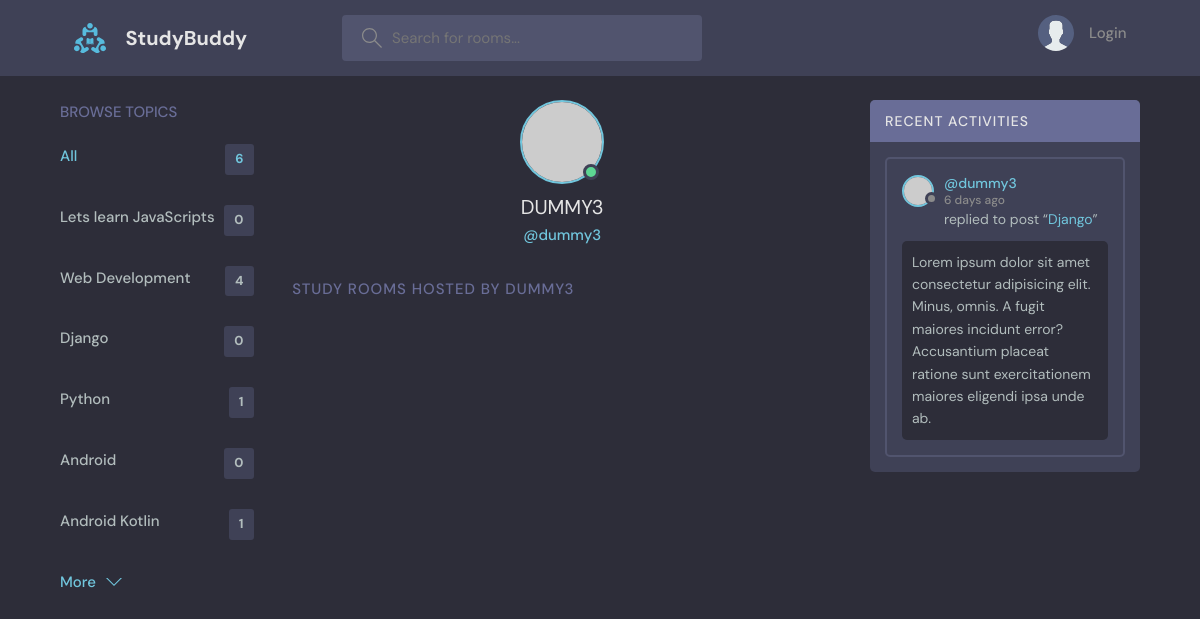
The page /profile/3 on the database its author committed.
### base/models.py (models this page shows, shortened)
class Topic(models.Model):
    name = models.CharField(max_length=200)

class Message(models.Model):
    user = models.ForeignKey(User,on_delete=models.CASCADE)
    room = models.ForeignKey(Room,on_delete=models.CASCADE)
    body = models.TextField()
    updated = models.DateTimeField(auto_now=True)
    created = models.DateTimeField(auto_now_add=True)
    class Meta:
        ordering = ['-updated','-created']

class Room(models.Model):
    host =models.ForeignKey(User,on_delete=models.SET_NULL,null=True)
    topic = models.ForeignKey(Topic,on_delete=models.SET_NULL,null=True)
    name = models.CharField(max_length=200)
    description = models.TextField(null=True,blank=True)
    participants = models.ManyToManyField(User,related_name='participants',blank=True)
    updated = models.DateTimeField(auto_now=True)
    created = models.DateTimeField(auto_now_add=True)
    class Meta:
        ordering = ['-updated','-created']
    def __str__(self):
        return self.name

### base/views.py (the view)
# urls.py: path('profile/<str:pk>',views.userProfile,name='user-profile'),
def userProfile(request,pk):
    user = User.objects.get(id=pk)
    rooms = user.room_set.all()
    room_messages = user.message_set.all()
    topics = Topic.objects.all()
    context = {'user':user,'rooms':rooms,'room_messages':room_messages,'topics':topics}
    return render(request,'base/profile.html',context)

### base/templates/base/profile.html (shortened to what this page needs)
{% extends 'main.html' %}
{% block content %}
  <main class="profile-page layout layout--3">
    <div class="container">
      {% include 'base/topics_component.html' %}
      <div class="roomList">
        <div class="profile">
          <div class="profile__avatar">
            <div class="avatar avatar--large active">
              <img src="https://randomuser.me/api/portraits/men/11.jpg" />
            </div>
          </div>
          <div class="profile__info">
            <h3>{{user.username.upper}}</h3>
            <p>@{{user.username}}</p>
          </div>
        </div>
        <div class="roomList__header">
          <div>
            <h2>Study Rooms Hosted by {{user.username.upper}}</a>
            </h2>
          </div>
        </div>
      </div>
      {% include 'base/activity _component.html' %}
    </div>
  </main>
{% endblock %}

### base/templates/base/topics_component.html
<div class="topics">
    <div class="topics__header">
      <h2>Browse Topics</h2>
    </div>
    <ul class="topics__list">
      <li>
        <a href="{% url 'home' %}" class="active">All <span>{{topics.count}}</span></a>
      </li>
      {% for topic in topics %}
      <li>
        <a href="{% url 'home' %}?q={{topic.name}}">{{topic.name}} <span>{{topic.room_set.all.count}}</span></a>
      </li>
      {% endfor %}
    </ul>
    <a class="btn btn--link" href="topics.html">
      More
      <svg version="1.1" xmlns="http://www.w3.org/2000/svg" width="32" height="32" viewBox="0 0 32 32">
        <title>chevron-down</title>
        <path d="M16 21l-13-13h-3l16 16 16-16h-3l-13 13z"></path>
      </svg>
    </a>
  </div>

### base/templates/base/activity _component.html (shortened to what this page needs)
<div class="activities">
    <div class="activities__header">
      <h2>Recent Activities</h2>
    </div>
    {% for message in room_messages %}
    <div class="activities__box">
      <div class="activities__boxHeader roomListRoom__header">
        <a href="{% url 'user-profile' message.user.id %}" class="roomListRoom__author">
          <div class="avatar avatar--small">
            <img src="https://randomuser.me/api/portraits/women/11.jpg" />
          </div>
          <p>
            @{{message.user}}
            <span>{{message.created|timesince}} ago</span>
          </p>
        </a>
      </div>
      <div class="activities__boxContent">
        <p>replied to post “<a href="{% url 'room' message.room.id %}">{{message.room}}</a>”</p>
        <div class="activities__boxRoomContent">
          {{message.body}}
        </div>
      </div>
    </div>
    {% endfor %}
  </div>

### rows shown on the page
Topic: name "Lets learn JavaScripts", room_set.all.count "0"
Topic: name "Web Development", room_set.all.count "4"
Topic: name "Django", room_set.all.count "0"
Topic: name "Python", room_set.all.count "1"
Topic: name "Android", room_set.all.count "0"
Topic: name "Android Kotlin", room_set.all.count "1"
Message: user "dummy3", created "6 days", room "Django", body "Lorem ipsum dolor sit amet consectetur adipisicing elit. Minus, omnis. A fugit maiores incidunt error? Accusantium placeat ratione sunt exercitationem maiores eligendi ipsa unde ab."

### other values the page prints
{{ topics.count }} "6"
{{ user.username.upper }} "DUMMY3"
{{ user.username }} "dummy3"
